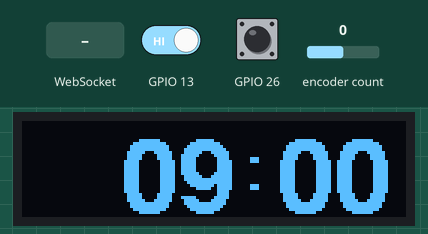
This program was run on a simulated ESP32. Shown: 128×32 one-colour display. Inputs (shaded band) come from the test bench; at power-on: encoder count 0, GPIO 26 HIGH, GPIO 13 HIGH. WiFi joins after 1.5 s; servers stay silent unless stated; the local clock reads 2024-03-15 10:24:30 at power-on unless the program sets it; storage starts empty; what the program prints to the serial monitor is not drawn.

Above: at 4.8 s.
4.9 s: encoder count set to 1
At 5.9 s:
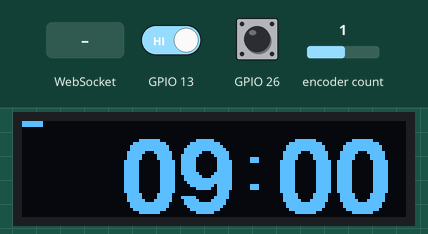
7.6 s: GPIO 26 pulled LOW for 0.15 s
At 8.3 s:
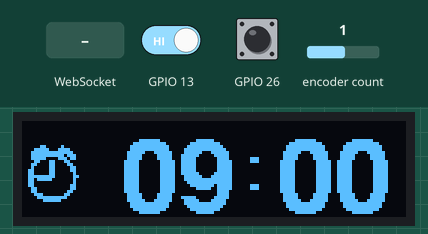
10.7 s: GPIO 26 pulled LOW for 1 s
At 12.02 s:
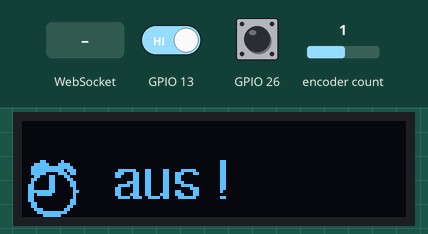
12.3 s: GPIO 26 pulled LOW for 0.15 s
At 13.0 s:
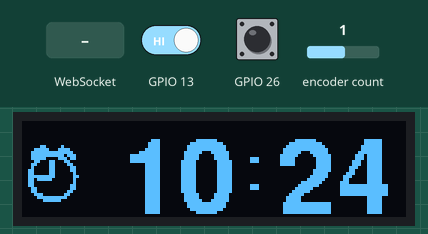
14.0 s: GPIO 26 pulled LOW for 0.15 s
At 14.45 s:
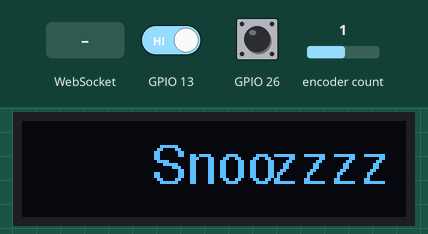
14.7 s: WebSocket text "1" received
At 15.36 s:
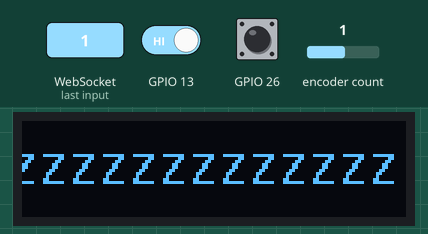
Timing chart, 0 to 17.7 s (numbered marks = the images above; inputs shaded):
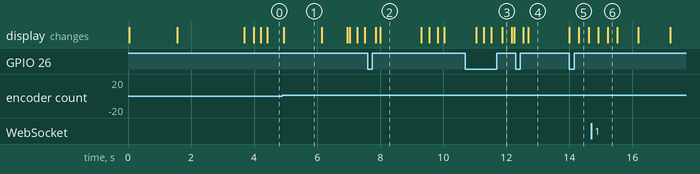

The program:

main.cpp
```cpp
#include <Arduino.h>
#include "config.h"
#include "elapsedMillis.h"

#include "main_waker.h"

#include "config_user.h"
#include <SPIFFS.h>

#if ENABLE_WIFI
#include <WiFi.h>
#include <ESPAsyncWebServer.h>
#include <ESPAsyncWiFiManager.h>
AsyncWebServer server_select(80);
DNSServer dns;

#include <ArduinoOTA.h>

#if ENABLE_SERVER
#include "ui_server.h"
#endif
#endif

#if ENABLE_DISPLAY
#include "display.h"
#endif

#if ENABLE_ESPNOW
#include "util/espnow.h"
void ESPNOW_receiveBytes(uint8_t *data, uint8_t len);
#endif

#if ENABLE_UI
#include "ui.h"
#endif

// ================================================================================================
void setup()
{
    Serial.begin(SERIAL_BAUD_RATE);

#if ENABLE_DISPLAY
    display_setup();
#endif

#if ENABLE_WIFI
    AsyncWiFiManager wifiManager(&server_select,&dns);
    wifiManager.setTimeout(180);

    if (!wifiManager.autoConnect("Poly-Waker - select WIFI here!"))
    {
        Serial.println("failed to connect and hit timeout");
        ESP.restart();
    }
    // wifiManager.setDebugOutput(true);
    // wifiManager.startConfigPortal("Poly-Waker - select WIFI here!");
    Serial.println(WiFi.macAddress());
    Serial.println(WiFi.localIP());
    ArduinoOTA.begin();
#endif

#if ENABLE_ESPNOW
    ESPNOW_Init(ESPNOW_receiveBytes);
#endif

#if ENABLE_SERVER
    server_setup();
    display_webserver_message();
    delay(2000);
#endif

    main_waker_setup();

    Serial.println("Starting loop() ...");
}
// ================================================================================================

int measure_us()
{
    static elapsedMicros time_elapsed = 0;
    int t = time_elapsed;
    time_elapsed = 0;
    return t;
}

int us_server, us_ui, us_waker, us_display, us_audio = 0;

void loop()
{
    measure_us();

#if ENABLE_SERVER
    server_loop();
    us_server += measure_us();
#endif

#if ENABLE_UI
    ui.loop();
    us_ui += measure_us();
#endif

    main_waker_loop();
    us_waker += measure_us();

#if ENABLE_DISPLAY
    display_loop();
    us_display += measure_us();
#endif

#if ENABLE_WAKE_BACKUP
    // TODO Improve this completely radically totally!

    wake_backup_audio_loop();
    wake_backup_setActive(waker.mode()==RINGING && (waker._since_alarm_started > (config.backup_start * 1000)));
    us_audio += measure_us();
#endif

    ArduinoOTA.handle();

#if ENABLE_DEBUG_PRINT_TASK_TIMINGS

    static elapsedMillis since_print = 0;
    static int count_since_print = 0;

    count_since_print++;

    if (since_print > 500)
    {
        since_print = 0;

        us_server /= count_since_print;
        us_ui /= count_since_print;
        us_display /= count_since_print;
        us_audio /= count_since_print;
        us_device /= count_since_print;

        int total = us_server + us_ui + us_display + us_audio + us_device;
        Serial.printf("TASKS: %6d = s %6d  u %6d  d %6d  a %6d dev %6d\n", total, us_server, us_ui, us_display, us_audio, us_device);

        count_since_print = 0;
    }
#endif
}

#if ENABLE_ESPNOW
// ########################## RX callback ##########################
void ESPNOW_receiveBytes(uint8_t *data, uint8_t len)
{
    static bool light_on = false;
    memcpy(&msg, data, len);
    Serial.printf("ESPNOW_receiveBytes: %d - %f\n", msg.index, msg.value);

    light_on = !light_on;
    digitalWrite(LED_BUILTIN, light_on);
}
#endif
```

actual_time.h
```cpp
#pragma once
#ifndef ACTUAL_TIME_H
#define ACTUAL_TIME_H

using Time = struct tm;

#include "time.h" // ESP library

#define USE_WITH_TIME_ZONE 1

#if USE_WITH_TIME_ZONE
#define TIME_ZONE_STRING "CET-1CEST,M3.5.0,M10.5.0/3" // = Berlin
#else
const long gmtOffset_sec = 1 * 3600;
const int daylightOffset_sec = 3600;
#endif

const char *ntpServer1 = "pool.ntp.org";
const char *ntpServer2 = "time.nist.gov";
const char *ntpServer3 = "time.google.com";

void actual_time_setup();
Time actual_time_get();
void printTime(Time time);

void actual_time_setup()
{
#if USE_WITH_TIME_ZONE
  configTzTime(TIME_ZONE_STRING, ntpServer1, ntpServer2, ntpServer3);
#else
  configTime(gmtOffset_sec, daylightOffset_sec, ntpServer1, ntpServer2, ntpServer3);
#endif
  printTime(actual_time_get());
}

Time actual_time_get()
{
  Time now;
  if (!getLocalTime(&now))
    Serial.println("Failed to obtain time");

  return now;
}

void printTime(Time time)
{
  Serial.println(&time, "%A, %B %d %Y %H:%M:%S");
  Serial.print("Day of week: ");
  Serial.println(&time, "%A");
  Serial.print("Month: ");
  Serial.println(&time, "%B");
  Serial.print("Day of Month: ");
  Serial.println(&time, "%d");
  Serial.print("Year: ");
  Serial.println(&time, "%Y");
  Serial.print("Hour: ");
  Serial.println(&time, "%H");
  Serial.print("Hour (12 hour format): ");
  Serial.println(&time, "%I");
  Serial.print("Minute: ");
  Serial.println(&time, "%M");
  Serial.print("Second: ");
  Serial.println(&time, "%S");

  Serial.println("Time variables");
  char timeHour[3];
  strftime(timeHour, 3, "%H", &time);
  Serial.println(timeHour);
  char timeWeekDay[10];
  strftime(timeWeekDay, 10, "%A", &time);
  Serial.println(timeWeekDay);
  Serial.println();
}

#endif // ACTUAL_TIME_H
```

display.h
```cpp
#pragma once
#ifndef DISPLAY_H
#define DISPLAY_H

#include "main_waker.h"
#include "polywaker.h"
extern PolyWaker waker;

#include <Adafruit_GFX.h>
#include <Adafruit_SSD1306.h>
Adafruit_SSD1306 display(128, 32);

#include <Fonts/FreeSansBold18pt7b.h>
#include <Fonts/FreeSans18pt7b.h>
#include <Fonts/FreeSans9pt7b.h>
#include <Fonts/FreeSansBold9pt7b.h>

#include "display_alarm_icon.h"

#include "ui.h"

void display_setup()
{
    display.begin();
    display.setTextColor(WHITE);
    display.setTextSize(2);
    display.clearDisplay();
    display.setRotation(2);

    display.setTextSize(1);
    display.setCursor(0, 2);
    display.printf("checking");
    display.setTextSize(2);
    display.setCursor(0, 17);
    display.printf("WiFi...");
    display.display();
}

void display_webserver_message()
{
    display.clearDisplay();
    display.setTextSize(1);
    display.setCursor(0, 5);
    display.printf("Find me:");
    display.setCursor(0, 20);
    display.printf("http://waker.local");
    display.display();
}

bool isInverted = false;
void display_invert(bool i)
{
    if (isInverted == i)
        return;
    display.invertDisplay(i);
    isInverted = i;
}

void display_printInt(int x, int y, int value, int size = 1)
{
    display.setTextSize(size, size);
    display.setCursor(x, y);
    display.printf("%d", value);
}

void display_time(int x, int y, Time time)
{
    display.setTextSize(1);

    y += 20;
    display.setCursor(x, y);
    display.setFont(&FreeSans18pt7b);
    display.printf("%02d", time.tm_hour);

    x += 42;
    display.setFont(&FreeSans9pt7b);
    if (millis() / 1000 % 2)
        for (int j = 0; j < 4; j++)
        {
            if (j >= (millis() / 250 % 4))
            {
                display.setCursor(x + j / 2, y + j % 2 - 9);
                display.printf(":");
            }
        }

    x += 10;
    display.setCursor(x, y);
    display.setFont(&FreeSans18pt7b);
    display.printf("%02d", time.tm_min);
}

void display_alarm_time(int x, int y, Time time)
{
    display.setTextSize(1);

    y += 20;
    display.setCursor(x, y);
    display.setFont(&FreeSansBold18pt7b);

    if (waker.mode() == SETTING_ALARM_HOUR)
        if (millis() / 200 % 2)
            display.setFont(&FreeSans18pt7b);

    display.printf("%02d", time.tm_hour);

    x += 42;
    display.setFont(&FreeSans9pt7b);
    for (int j = 0; j < 2; j++)
        for (int k = 0; k < 2; k++)
        {
            display.setCursor(x + j, y + k - 9);
            display.printf(":");
        }

    x += 10;
    display.setCursor(x, y);
    display.setFont(&FreeSansBold18pt7b);

    if (waker.mode() == SETTING_ALARM_MINUTE)
        if (millis() / 200 % 2)
            display.setFont(&FreeSans18pt7b);
    display.printf("%02d", time.tm_min);

}

void display_loop()
{
    static elapsedMillis since_render = 0;

    if (since_render < 40)
        return;

    display.clearDisplay();
    display_invert(false);

    since_render = 0;
    Time now = actual_time_get();

    if (ui.displaySleeping())
    {
        display.display(); // empty display
        return;
    }

    constexpr int x_time = 33;
    constexpr int y_time = 10;

    switch (waker.mode())
    {
    // ================================================
    case INIT:
    {
        break;
    }
    // ================================================
    case IDLE:
    {
        if (waker.since_alarm_changed < 2500)
            display_alarm_time(x_time, y_time, waker.alarm());
        else
            display_time(x_time, y_time, now);

        // show linear "fader" for light value
        if (ui.since_activity < 2000)
        {
            if (waker.light.get() > 0.01)
                for (int y = 0; y < 2; y++)
                    display.drawLine(0, y, 128 * waker.light.get(), y, 1);

        }

        break;
    }
    // ================================================
    case RINGING:
    {
        if (config.blink_display_when_ringing)
            display_invert(!((millis() / 333) % 3));

        display_time(x_time, y_time, now);

        break;
    }
    case SNOOZING:
    {
        display.clearDisplay();

        display.setFont(&FreeSansBold9pt7b);
        display.setTextSize(1, 1);
        display.setCursor(0, 20);
        display.printf("%02d:%02d", now.tm_hour, now.tm_min);

        display.drawLine(40, 63, 60, 0, 1);

        display.setFont(&FreeSans9pt7b);
        display.setCursor(65, 30);
        int snooze_remaining = waker.snoozeRemaining();
        display.printf("%02d:%02d", snooze_remaining / 60, snooze_remaining % 60);

        break;
    }
    // ================================================
    case SETTING_ALARM_HOUR:
    case SETTING_ALARM_MINUTE:
    {
        display_alarm_time(x_time, y_time, waker.alarm());
        break;
    }
    }

    display.dim(ui.since_activity > 5000);

    // Overlay basic animations

    // TURN OFF
    if (!waker.enabled() && waker.since_enabled_changed < 700)
    {
        display.clearDisplay();
        display.setFont(&FreeSans9pt7b);
        int move = waker.since_enabled_changed / 20;
        display.drawBitmap(0, 8 + move, alarmIcon_20_20, 20, 20, 1);
        display.setCursor(30, 25);
        display.printf("aus !");
    }
    // TURN ON
    else if (waker.enabled() && waker.since_enabled_changed < 1500)
    {
        display.clearDisplay();
        display.setFont(&FreeSans9pt7b);
        int move = 400 / 20 - waker.since_enabled_changed / 10;
        move = constrain(move, 0, 1000 / 20);
        display.drawBitmap(0, 8 + move, alarmIcon_20_20, 20, 20, 1);

        display_alarm_time(x_time, y_time, waker.alarm());
    }
    // START SNOOZE
    else if (waker.mode() == SNOOZING)
    {
        if (waker.since_mode_changed() < 1300)
        {
            int move = 63 - waker.since_mode_changed() / 5;
            display.clearDisplay();
            display.setFont(&FreeSans9pt7b);
            display.setCursor(move, 20);
            display.printf("Snoo");

            for (int i = 0; i < 30; i++)
            {
                display.setCursor(move + (4 + i) * 10, 20);
                display.printf("z");
            }
        }
    }
    // BOUNCY CLOCK
    else if (waker.enabled())
    {
        if ((waker.mode() == RINGING) || 0)
        {
            float phasor = millis() / 1000.0 * 2 * PI;
            float x_factor = 0 + 0.5 * sinf(phasor);
            float y_factor = 1 - fabs(cosf(phasor));
            display.drawBitmap(0 + x_factor * 10, 3 + 8 * y_factor, alarmIcon_20_20, 20, 20, 1);

            if (waker._since_alarm_started > 1000)
            {
                float ritual_relative = float(waker._since_alarm_started) / float(30 / 2 * MIN_TO_MS);
                display.drawLine(0, 1, 128 * ritual_relative, 1, 1);
            }
        }
        else
            display.drawBitmap(0, 8, alarmIcon_20_20, 20, 20, 1);

    }

    display.display();
    // ================================================================================================
}

#endif // DISPLAY_H
```

main_waker.h
```cpp
#ifndef MAIN_WAKER_H
#define MAIN_WAKER_H

/**
 * @file main_waker.h
 * @brief The main_waker module connects the user interface (UI) to the (poly)waker instance,
 * which handles the alarm clock logic.
 */

#include <Arduino.h>
#include "config.h"

#include "config_user.h"

#include "polywaker.h"
PolyWaker waker;

#if ENABLE_UI
#include "ui.h"
#endif


// ================================================================================================
void main_waker_setup()
{
    Serial.println("main_waker_setup()");
    waker.setup();

    waker.setup();

#if ENABLE_UI
    ui.setup();
    ui.attachClickEncoder   ([]() { waker.clickEncoder(); });
    ui.attachClickArcade    ([]() { waker.clickArcade(); });
    ui.attachHoldArcade     ([]() { waker.holdArcade(); });
#endif

    if (!SPIFFS.begin())
        Serial.println("SPIFFS could not initialize");
    config_setup();

    waker.setAlarmFromConfig();

#if ENABLE_AUTO_START
    waker.setAlarmRelativeIn(10);
#endif
}

// ================================================================================================
void main_waker_loop()
{
    static elapsedMillis since_loop_state_machine = 0;
    if (since_loop_state_machine >= 50)
    {
        since_loop_state_machine = 0;

        if (waker.mode() == IDLE && !ui.displaySleeping())
            if (ui.since_activity > (config.display_sleep_time_after_s * 1000))
            {
                Time now = actual_time_get();
                if (now.tm_hour >= config.display_sleep_when_after_h
                || now.tm_hour < config.display_sleep_when_before_h)
                    ui.setDisplaySleeping(true);
            }

        if (ui.displaySleeping())
            if (ui.since_activity < 200)
                ui.setDisplaySleeping(false);

        long steps = ui.encoderChanged();
        if (steps != 0)
            waker.reactToEncoder(steps);

        waker.loop();

        // stop setting alarm after inactivity
        if ((waker.mode() == SETTING_ALARM_HOUR) || (waker.mode() == SETTING_ALARM_MINUTE))
            if (ui.since_activity > (config.setting_inactivity_s * 1000))
                waker.setMode(IDLE);
    };
}

#endif // MAIN_WAKER_H
```

modewaker.h
```cpp
#pragma once
#ifndef MODEWAKER_H
#define MODEWAKER_H

#include "waker.h"

typedef enum
{
    INIT = 0,
    IDLE,
    RINGING,
    SNOOZING,
    SETTING_ALARM_HOUR,
    SETTING_ALARM_MINUTE,
    MAX_MODES
} MODES;

/**
 * @class ModeWaker
 * @brief The ModeWaker extends Waker with all mode handling and state machine in loop
 */
class ModeWaker : public Waker
{
public:
    void setup()
    {
        Waker::setup();
        setMode(INIT);
    }

    void loop()
    {
        Waker::loop(); // unused ..

        static int remainingBefore = 0;
        int remainingNow = secondsToAlarm();

        switch (mode())
        {
        case INIT:
        {
            setMode(IDLE);
            break;
        }
        case SNOOZING:
        {
            if (snoozeRemaining() < 0)
                setMode(RINGING);
            break;
        }
        case IDLE:
        {
            // Detect if AlarmTime was passed!!!
            if (enabled())
                if (remainingBefore > 0 && remainingNow <= 0)
                    setMode(RINGING);
            break;
        }
        };

        remainingBefore = remainingNow;
    }
    // ================================================================
    void setMode(int new_mode)
    {
        if (current_mode == new_mode)
            return;

        switch (new_mode)
        {
        case INIT:
            break;
        case IDLE:
            setEnabled(false); // TODO Really always disable or keep for the next day ?!
            break;
        case RINGING:
            _since_alarm_started = 0;
            break;
        case SNOOZING:
            if (config.alarm_snooze_time == 0)
            {
                Serial.println("Snooze Time is zero -> No snoozing!");
                return;
            }
            Waker::snooze();
            break;
        };

        since_mode_change = 0;
        current_mode = new_mode;
        Serial.printf("setMode(%d) ------- %s\n", new_mode, modeName().c_str());
    }

    inline int mode() { return current_mode; }

    long since_mode_changed() { return since_mode_change; }

private:
    int current_mode = INIT;
    elapsedMillis since_mode_change = 0;

    // ================================================================
public:
    String modeName()
    {
        switch (current_mode)
        {
        case INIT:
            return "INIT";
        case IDLE:
            return "IDLE";
        case RINGING:
            return "RINGING";
        case SNOOZING:
            return "SNOOZING";
        case SETTING_ALARM_HOUR:
            return "SETTING_ALARM_HOUR";
        case SETTING_ALARM_MINUTE:
            return "SETTING_ALARM_MINUTE";
        default:
            return "UNKNOWN";
        }
    }
};

#endif // MODEWAKER_H
```

ui_encoder.h
```cpp
#pragma once
#ifndef UI_ENCODER_H
#define UI_ENCODER_H

#include "config.h"
#include "AiEsp32RotaryEncoder.h"

#define ROTARY_ENCODER_STEPS 4

class UI_Encoder : public AiEsp32RotaryEncoder
{
#define MAX_STEPS 100
public:
    UI_Encoder(int pinA, int pinB, int pinButton, int steps = ROTARY_ENCODER_STEPS) : AiEsp32RotaryEncoder(pinA, pinB, pinButton, -1, steps)
    {
        pinMode(pinA, INPUT_PULLUP);
        pinMode(pinB, INPUT_PULLUP);
    }

    void setup(void (*readEncoderISR)(void))
    {
        AiEsp32RotaryEncoder::areEncoderPinsPulldownforEsp32 = false;
        AiEsp32RotaryEncoder::begin();
        AiEsp32RotaryEncoder::setup(readEncoderISR);
        AiEsp32RotaryEncoder::setBoundaries(0, MAX_STEPS, true); // minValue, maxValue, circleValues true|false (when max go to min and vice versa)
        AiEsp32RotaryEncoder::disableAcceleration();
    }

    long encoderChanged()
    {
        return wrap((int)AiEsp32RotaryEncoder::encoderChanged(), -MAX_STEPS/2, MAX_STEPS/2);
    }
};

#endif // UI_ENCODER_H
```

Source omitted: ay_alarm_icon.h (data table, 1307 bytes), polywaker.h (5982 bytes), ui.h (2352 bytes), ui_server.h (6745 bytes), ui_server_utils.h (2018 bytes), util.h (796 bytes), espnow.h (3500 bytes), http.h (1388 bytes), wake_coffee.h (1719 bytes), wake_light.h (2242 bytes), wake_method.h (472 bytes), wake_music.h (1404 bytes) and 3 more

Measured:
- after the input at 4.9 s, the display: changes at once (image 1)
- after the input at 7.6 s, the display: first changes after 0.26 s (image 2 shows a later state)
- after the input at 12.3 s, the display: first changes after 0.24 s (image 4 shows a later state)
- after the input at 14.0 s, the display: first differs from a run without the input after 0.30 s (image 5)
- what the display in image 1 shows lasts 1.2 s, from 4.9 s to 6.1 s
- what the display in image 2 shows lasts 1.3 s, from 8.0 s to 9.3 s
